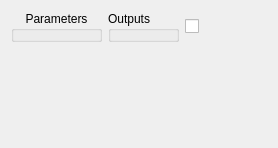
<?xml version="1.0" encoding="UTF-8"?>
<ui version="4.0">
 <class>QGenericModuleWidget</class>
 <widget class="QWidget" name="QGenericModuleWidget">
  <property name="geometry">
   <rect>
    <x>0</x>
    <y>0</y>
    <width>278</width>
    <height>148</height>
   </rect>
  </property>
  <property name="sizePolicy">
   <sizepolicy hsizetype="Minimum" vsizetype="Minimum">
    <horstretch>0</horstretch>
    <verstretch>0</verstretch>
   </sizepolicy>
  </property>
  <property name="windowTitle">
   <string>Form</string>
  </property>
  <layout class="QVBoxLayout" name="verticalLayout">
   <item>
    <layout class="QHBoxLayout" name="horizontalLayout">
     <item>
      <widget class="QGroupBox" name="groupBox_Parameters">
       <property name="sizePolicy">
        <sizepolicy hsizetype="Minimum" vsizetype="Minimum">
         <horstretch>0</horstretch>
         <verstretch>0</verstretch>
        </sizepolicy>
       </property>
       <property name="title">
        <string>Parameters</string>
       </property>
       <property name="alignment">
        <set>Qt::AlignHCenter|Qt::AlignTop</set>
       </property>
       <property name="flat">
        <bool>false</bool>
       </property>
       <property name="checkable">
        <bool>false</bool>
       </property>
      </widget>
     </item>
     <item>
      <widget class="QGroupBox" name="groupBox_Outputs">
       <property name="sizePolicy">
        <sizepolicy hsizetype="Minimum" vsizetype="Minimum">
         <horstretch>0</horstretch>
         <verstretch>0</verstretch>
        </sizepolicy>
       </property>
       <property name="title">
        <string>Outputs</string>
       </property>
      </widget>
     </item>
     <item>
      <widget class="QCheckBox" name="checkBox_Outputs">
       <property name="text">
        <string/>
       </property>
       <property name="checked">
        <bool>false</bool>
       </property>
      </widget>
     </item>
     <item>
      <spacer name="horizontalSpacer">
       <property name="orientation">
        <enum>Qt::Horizontal</enum>
       </property>
       <property name="sizeHint" stdset="0">
        <size>
         <width>40</width>
         <height>20</height>
        </size>
       </property>
      </spacer>
     </item>
    </layout>
   </item>
   <item>
    <spacer name="verticalSpacer">
     <property name="orientation">
      <enum>Qt::Vertical</enum>
     </property>
     <property name="sizeHint" stdset="0">
      <size>
       <width>20</width>
       <height>40</height>
      </size>
     </property>
    </spacer>
   </item>
  </layout>
 </widget>
 <resources/>
 <connections/>
</ui>
